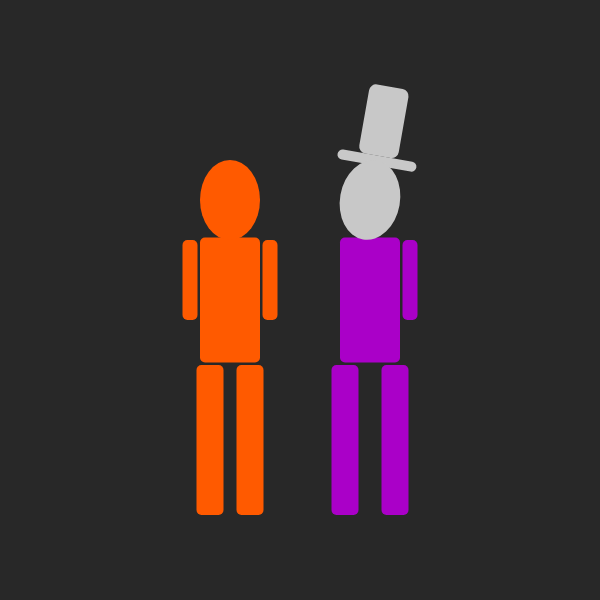
Frame 1 (no input)
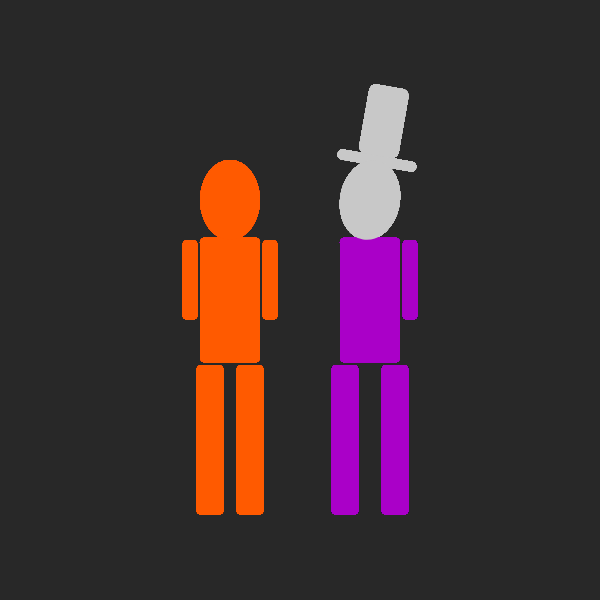
Frame 60 (no input)
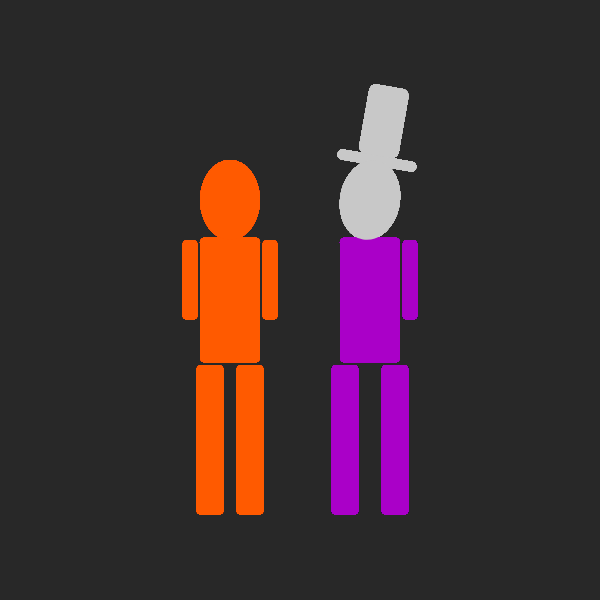
Frame 120 (the mouse pressed at the canvas centre since frame 60)

The p5.js sketch that drew these frames (run headless with seeded random() and noise() and a simulated clock; from frame 60 on, the mouse is pressed at the canvas centre):

// p5.js sketch
// ── sketch.js
function setup() {
    createCanvas(600,600);
    background(40);
    rectMode(CENTER);
    noStroke();
    fill(200);
  }
  
  function draw() {
    pair();
  }
  
  function pair() {
    purpchar1();
    orangchar2();
  }
  
  function purpchar1() {
    let k = color(170,0,200);
    body(k,70,0);
    let k2 = color(200);
    head(k2,370,200,1,10);
    arm(k,110,10);
    // removed due to accident
    //arm(30,10,k);
    leg(k,45,0);
    leg(k,95,0);
  }
  
  function orangchar2() {
    let k = color(255,90,0);
    body(k,-70,0);
    head(k,230,200,0,0);
    arm(k, -110,10);
    arm(k, -30,10);
    leg(k,-90,0);
    leg(k,-50,0);
  }
  
  function body( c, xpos, ypos) {
     fill(c);
     rect(width/2+xpos,height/2+ypos,60,125,5);
  }
  
  function head(c, xpos, ypos, hat,rot ) {
    fill(c);
   push();
   translate(xpos,ypos);
   rotate(radians(rot));
   if (hat == 1) {
    rect(0, -40 ,80,10,7);
    rect(0, -80 ,40,70,7);
    }
   ellipse(0,0,60,80);
   pop();
  
  }
  
  function leg(c, xpos, ypos) {
    fill(c);
    rect(width/2+xpos,height/2+140 + ypos,27,150,5);
  }
  
  
  function arm(c, xpos, ypos ) {
    fill(c);
    rect(width/2+xpos,height/2-30 + ypos,15,80,5);
  }
